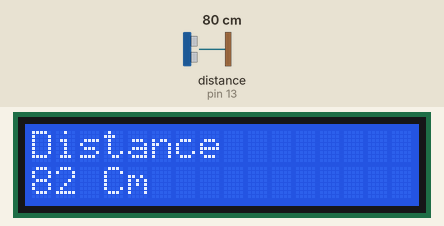
The sketch below on a simulated Arduino Uno, built with avr-gcc and run on an emulated ATmega328P. On the bench: 16×2 character LCD. Wiring (inferred from the names in the program): ultrasonic range finder: trigger pin 10; echo pin 13. The inputs (shaded band) are chosen by the test bench; at power-on: distance to the obstacle (sensor on pin 13) 80 cm. The echo pulse lasts 58.3 µs per cm.

Above: at 1.6 s.
1.7 s: distance to the obstacle (sensor on pin 13) set to 120 cm
At 1.94 s:
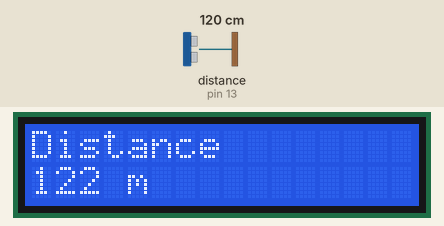
3.4 s: distance to the obstacle (sensor on pin 13) set to 2 cm
At 4.8 s:
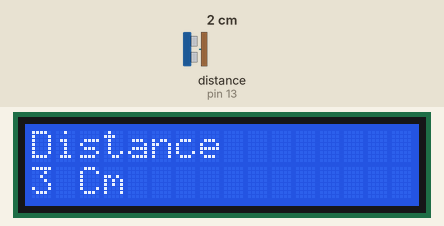
5.1 s: distance to the obstacle (sensor on pin 13) set to 4 cm
At 5.6 s:
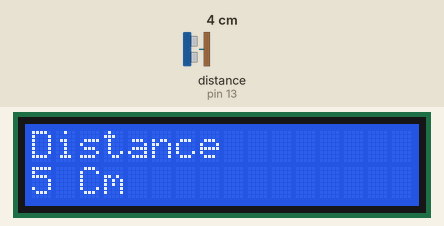
Timing chart, 0 to 8.1 s (numbered marks = the images above; inputs shaded):
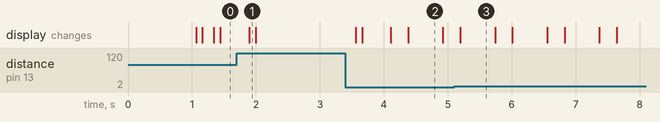

Measured:
- after the input at 1.7 s, the display: changes after 0.20 s (image 1)
- after the input at 3.4 s, the display: first changes after 0.16 s (image 2 shows a later state)
- after the input at 5.1 s, the display: changes after 0.10 s (image 3)
- what the display in image 2 shows lasts 0.5 s, from 4.4 s to 4.9 s

The sketch:

DisplayUltrasound.ino
```cpp
/*
Програма за управление на ултразвуков сензор и изписване на неговите
показания на 16/2 дисплей. Използва 8 дигитални пин-а. Могат да бъдат променени
според това как е удобно. Просто подменете в началото пиновете които са по удобни
за вас
*/

#include <LiquidCrystal.h>

int pingPin = 10;    //Включваш към дигитален пин 10 (triger)
int inPin = 13;       //Включваш към дигитален пин 13 (echo)
long microseconds;
long CM;

/*  "CM " умишлено е тип long ,защото сантиметрите в 4 метра са 4000
и иначе няма да показва коректно данните на дисплей-а. Примерно ако променливата
е int то тя е само до 255 и обхвата и не стига.Ситуацията е същата и с
променливата microseconds като там е необходим дори по - голям обхват */

LiquidCrystal lcd(12, 11, 5, 4, 3, 2); //Пинове за работа с Display-a
/*
 Схемата на свързване на Display-a е следната :

 * LCD RS пин към дигитален пин 12
 * LCD Enable пин към дигитален пин 11
 * LCD D4 пин към дигитален пин 5
 * LCD D5 пин към дигитален пин 4
 * LCD D6 пин към дигитален пин 3
 * LCD D7 пин към дигитален пин 2
 * LCD R/W пин към 0 (GND)

  10K Тример или потенциометър:
 * Свързва се към +5V и 0 (GND) - левия и десният му крака
 * средния му крак към LCD VO пин (пин 3)
 С това се определя поляризацията на кристала и по този начин се определя
 колко да е тъмно или светло черното на буквите.Важно е да се направи правилно.
 без него не работи.
*/

void setup () {
  lcd.begin (16,2);
  lcd.print ("Distance");

}

void loop () {

  long duration, inches, cm;

digitalWrite(pingPin, LOW);
delayMicroseconds(2);
digitalWrite(pingPin, HIGH);
delayMicroseconds(10);
digitalWrite(pingPin, LOW);
delayMicroseconds(2);
pinMode(pingPin, OUTPUT);
pinMode(inPin, INPUT);
duration = pulseIn(inPin, HIGH);
inches = microsecondsToInches(duration);
cm = microsecondsToCentimeters(duration);
CM = (cm + 2);             /* Присвоява стойността на полученото във "cm" на
                        другата променлива "CM' и коригира стойността с 2*/
  lcd.setCursor (0,1);
  lcd.print (CM);
  lcd. print (" ");
 delay(100);
  lcd.print ("Cm");
  lcd.print ("    "); /*Няколко празни символа за да трият резултата от
                      предишното измерване и да не остават паразитни cm -та*/
delay(170); }

long microsecondsToInches(long microseconds) { return microseconds / 74 / 2; }

long microsecondsToCentimeters(long microseconds)

{ return microseconds / 29 / 2; }
```
